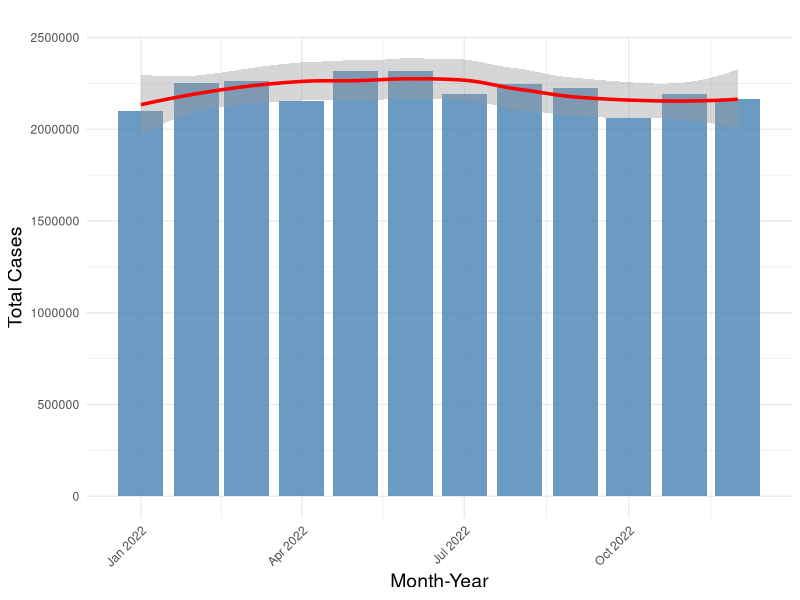
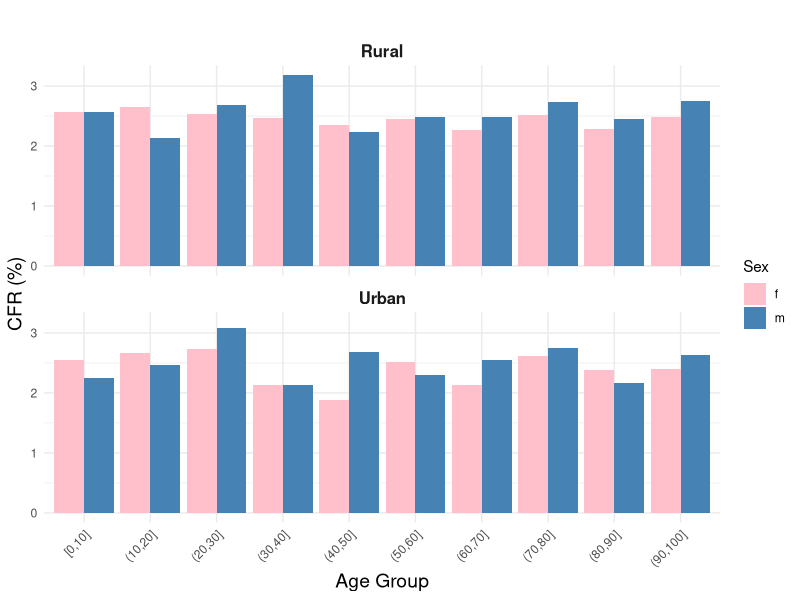
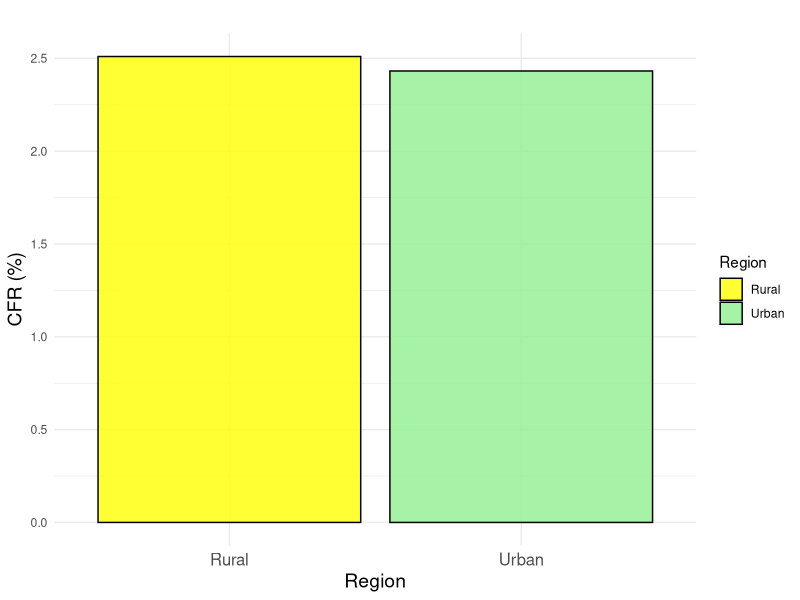
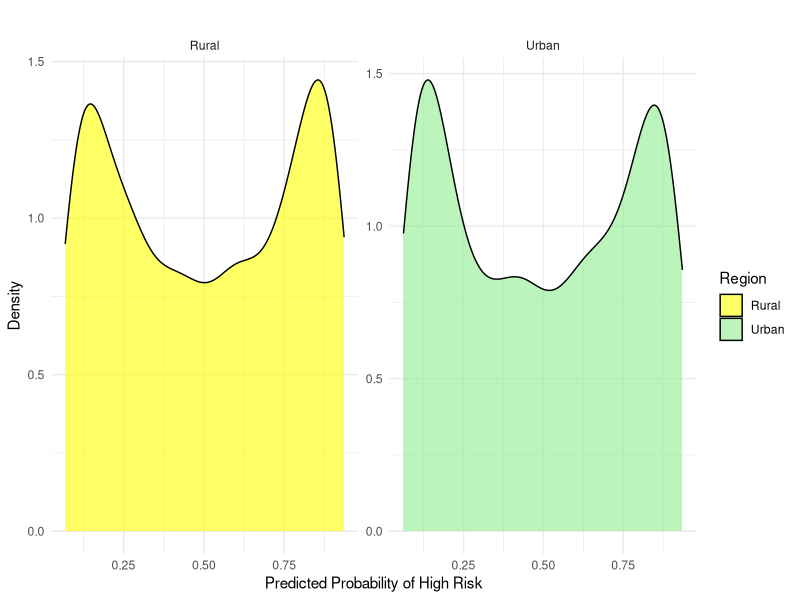
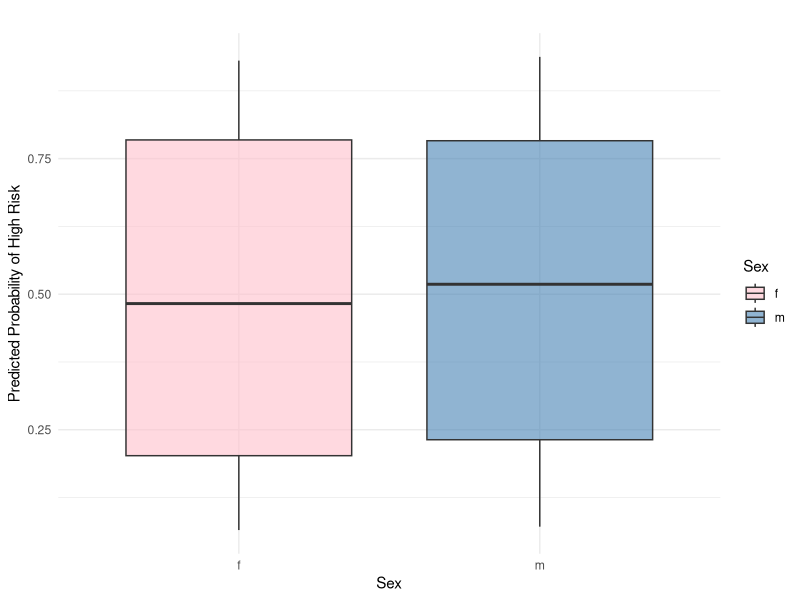
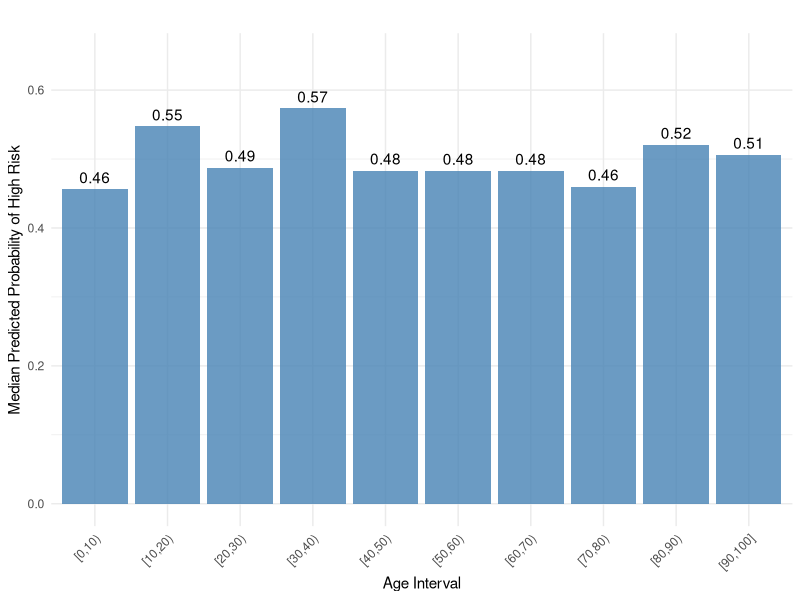
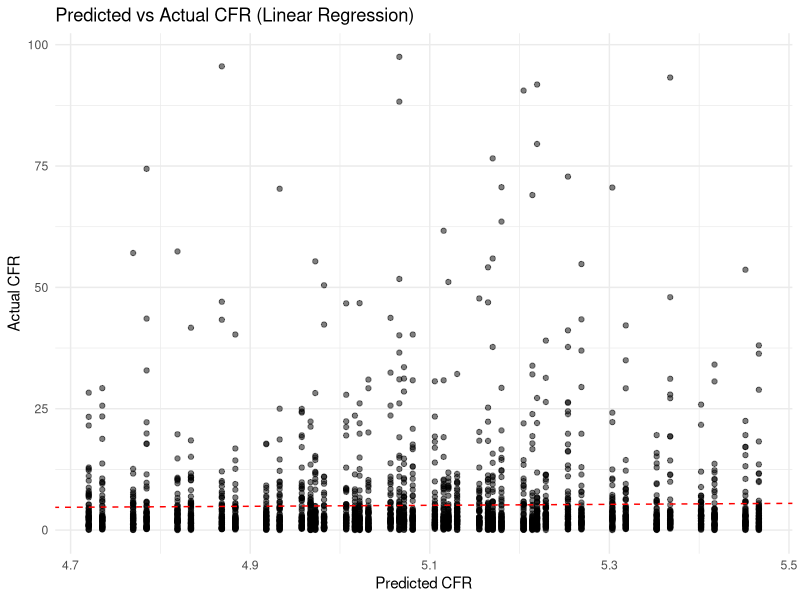
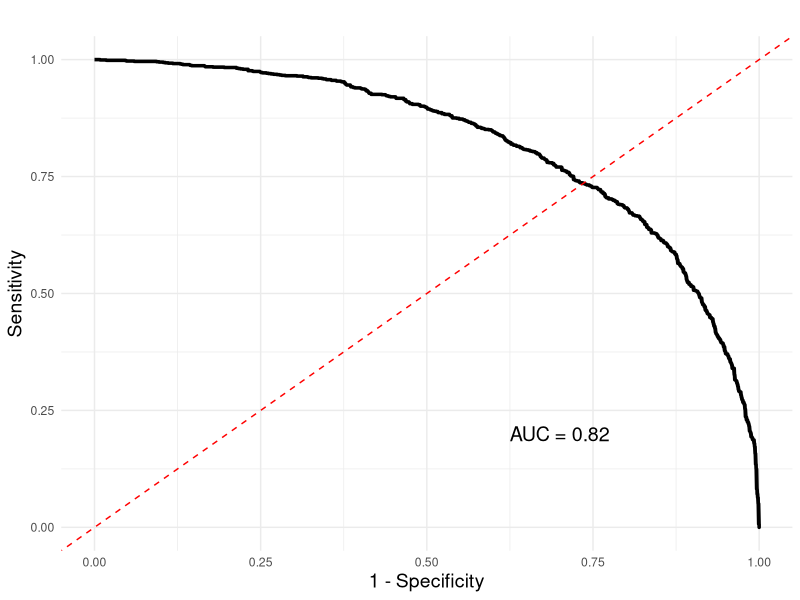

Write R code to recreate these figures, in order.
## ---- chunk 1
#| include: false
#| warning: false
#| message: false

library(tidyverse)
library(ggplot2)
library(dplyr)
library(here)

# Load the dataset
analysis_data <- read.csv(here("data/02-analysis_data/analysis_data.csv"))
## ---- chunk 2
#| label: fig-head_analysis_data
#| fig-cap: First six rows of the dataset after cleaning
#| echo: false
#| warning: false
#| message: false

# Load the necessary library
library(knitr)

# Display the first few rows of analysis_data
head_table <- head(analysis_data)

# Render the table with kable
kable(
  head_table,
  booktabs = TRUE,  # Add better table styling
)
## ---- chunk 3
#| label: fig-summary
#| fig-cap: Summary Statistics of COVID-19 Cases in Canada
#| echo: false
#| warning: false
#| message: false

# Load necessary libraries
library(dplyr)
library(knitr)

# Create the summary statistics table
summary_table <- analysis_data %>%
  filter(Region %in% c("Urban", "Rural"), Sex %in% c("f", "m")) %>%
  group_by(Region, Sex) %>%
  summarise(
    Mean_Age = round(mean(Age, na.rm = TRUE), 2), # Rounded Mean Age
    Total_Cases = sum(Cases, na.rm = TRUE),
    Total_Deaths = sum(Deaths, na.rm = TRUE),
    Average_Cases = round(mean(Cases, na.rm = TRUE), 2), # Rounded Average Cases
    Average_Deaths = round(mean(Deaths, na.rm = TRUE), 2), # Rounded Average Deaths
    CFR = round((Total_Deaths / Total_Cases) * 100, 2) # Rounded CFR (%)
  ) %>%
  ungroup()

# Render the table using kable
summary_table %>%
  kable(
    col.names = c("Region", "Sex", "Mean Age", "Total Cases", "Total Deaths", 
                  "Average Cases", "Average Deaths", "CFR (%)")
  )


## ---- chunk 4
#| echo: false
#| eval: true
#| label: fig-cases_over_time
#| fig-cap: "Number of cases per month in 2022 in Canada"
#| warning: false

# Load necessary libraries
library(dplyr)
library(ggplot2)
library(lubridate)
set.seed(21)

# Ensure Date is a proper Date object
analysis_data <- analysis_data %>%
  mutate(Date = as.Date(Date))

# Aggregate data by month and year
aggregated_data <- analysis_data %>%
  mutate(Month_Year = floor_date(Date, unit = "month")) %>% # Group by month
  group_by(Month_Year) %>%
  summarise(
    Total_Cases = sum(Cases, na.rm = TRUE) # Summing cases for each month
  ) %>%
  ungroup()

# Create the bar graph with trend line
ggplot(aggregated_data, aes(x = Month_Year, y = Total_Cases)) +
  geom_bar(stat = "identity", fill = "steelblue", alpha = 0.8) + # Bar plot
  geom_smooth(method = "loess", se = TRUE, color = "red", size = 1.2) + # Trend line
  labs(
    title = "",
    x = "Month-Year",
    y = "Total Cases"
  ) +
  theme_minimal() +
  theme(
    axis.text.x = element_text(angle = 45, hjust = 1), # Rotate x-axis labels
    axis.title = element_text(size = 14),
    plot.title = element_text(size = 16, face = "bold")
  )

## ---- chunk 5
#| label: fig-cfr
#| fig-cap: Case Fatality Rate (CFR) by Age Group, Region, and Sex
#| echo: false
#| warning: false
#| message: false

# Load necessary libraries
library(ggplot2)
library(dplyr)
set.seed(21)

# Filter data to include only Urban and Rural regions and relevant sexes
filtered_data <- analysis_data %>%
  filter(Region %in% c("Urban", "Rural"), Sex %in% c("f", "m")) %>% # Filter for Urban, Rural, and f/m genders
  mutate(Age_Group = cut(Age, breaks = seq(0, 100, by = 10), include.lowest = TRUE)) # Create age intervals

# Aggregate data by Age_Group, Region, and Sex, and calculate CFR
aggregated_data <- filtered_data %>%
  group_by(Age_Group, Region, Sex) %>%
  summarise(
    Total_Deaths = sum(Deaths, na.rm = TRUE),  # Sum up deaths
    Total_Cases = sum(Cases, na.rm = TRUE),    # Sum up cases
    CFR = (Total_Deaths / Total_Cases) * 100   # Calculate CFR
  ) %>%
  ungroup()

# Create the bar graph for CFR by age group, region, and sex
ggplot(aggregated_data, aes(x = Age_Group, y = CFR, fill = Sex)) +
  geom_bar(stat = "identity", position = "dodge") + # Dodge bars to show sexes side by side
  facet_wrap(~Region, ncol = 1) + # Separate plots for Urban and Rural regions
  labs(
    title = "",
    x = "Age Group",
    y = "CFR (%)",
    fill = "Sex"
  ) +
  scale_fill_manual(
    values = c("m" = "steelblue", "f" = "pink") # Specify colors for "m" and "f"
  ) +
  theme_minimal() +
  theme(
    axis.text.x = element_text(angle = 45, hjust = 1), # Rotate x-axis labels for readability
    axis.title = element_text(size = 14),
    plot.title = element_text(size = 16, face = "bold"),
    strip.text = element_text(size = 12, face = "bold") # Adjust facet labels
  )

## ---- chunk 6
#| echo: false
#| eval: true
#| label: fig-cfr_by_region
#| fig-cap: "Case Fatality Rate (CFR) by Region in 2022 in Canada"
#| warning: false

# Load necessary libraries
library(ggplot2)
library(dplyr)
set.seed(21)

# Filter data for the selected 5 countries and group by region and country
selected_countries <- c("Afghanistan", "Brazil", "Canada", "Denmark", "Egypt")
region_cfr_summary <- analysis_data %>%
  filter(Country %in% selected_countries, Region %in% c("Urban", "Rural")) %>% # Filter for selected countries and regions
  group_by(Country, Region) %>%
  summarise(
    Total_Deaths = sum(Deaths, na.rm = TRUE),  # Summarize total deaths
    Total_Cases = sum(Cases, na.rm = TRUE),    # Summarize total cases
    CFR = (Total_Deaths / Total_Cases) * 100  # Calculate CFR
  ) %>%
  ungroup()

# Create the faceted bar graph for CFR by region
ggplot(region_cfr_summary, aes(x = Region, y = CFR, fill = Region)) +
  geom_bar(stat = "identity", alpha = 0.8, color = "black") + # Bar plot with CFR
  scale_fill_manual(values = c("Urban" = "lightgreen", "Rural" = "yellow")) + # Optional: Region-specific colors
  labs(
    title = "",
    x = "Region",
    y = "CFR (%)",
    fill = "Region"
  ) +
  theme_minimal() +
  theme(
    axis.text.x = element_text(size = 12),
    axis.title = element_text(size = 14),
    strip.text = element_text(size = 14),
    panel.spacing = unit(1, "lines") # Increase spacing between facets
  )

## ---- chunk 7
#| label: fig-model_region
#| fig-cap: Predicted probability of high risk of COVID-19 by region (Urban vs. Rural)
#| echo: false
#| warning: false
#| message: false
#| results: 'hide'

# Load necessary libraries
library(dplyr)
library(ggplot2)
set.seed(21)

# Step 1: Filter for Urban and Rural Regions Only
filtered_data <- analysis_data %>%
  mutate(
    Death_Rate = Deaths / (Cases + 1e-6), # Calculate death rate (avoid division by zero)
    High_Risk = ifelse(Death_Rate > median(Death_Rate, na.rm = TRUE), 1, 0) # Classify high-risk regions
  )

# Step 2: Logistic Regression Model
# Fit a logistic regression model
logistic_model <- glm(
  High_Risk ~ Sex + Region + Age + Cases,
  family = binomial(),
  data = filtered_data
)

# Summary of the model
summary(logistic_model)

# Step 3: Add Predictions to the Dataset
filtered_data <- filtered_data %>%
  mutate(Predicted_Probability = predict(logistic_model, type = "response"))

# Visualization with Density Plots
ggplot(filtered_data, aes(x = Predicted_Probability, fill = Region)) +
  geom_density(alpha = 0.6) + # Density plot for predicted probabilities
  facet_wrap(~Region, scales = "free") + # Separate density plots by region
  labs(
    title = "",
    x = "Predicted Probability of High Risk",
    y = "Density"
  ) +
  scale_fill_manual(
    values = c("Urban" = "lightgreen", "Rural" = "yellow") 
  ) +
  theme_minimal()

## ---- chunk 8
#| label: fig-model_sex
#| fig-cap: Predicted probability of high risk based on sex
#| echo: false
#| warning: false
#| message: false
#| results: 'hide'

# Load necessary libraries
library(dplyr)
library(ggplot2)
set.seed(21)

# Step 1: Filter for only 'f' and 'm', and define High Risk
filtered_data <- analysis_data %>%
  mutate(
    Death_Rate = Deaths / (Cases + 1e-6), # Calculate death rate (avoid division by zero)
    High_Risk = ifelse(Death_Rate > median(Death_Rate, na.rm = TRUE), 1, 0) # Classify high-risk regions
  )

# Step 2: Logistic Regression Model
# Fit a logistic regression model
logistic_model <- glm(
  High_Risk ~ Sex + Sex + Age + Cases,
  family = binomial(),
  data = filtered_data
)

# Summary of the model
summary(logistic_model)

# Step 3: Add Predictions to the Dataset
filtered_data <- filtered_data %>%
  mutate(Predicted_Probability = predict(logistic_model, type = "response"))

# Step 4: Visualize the Results
# Plot predicted probabilities by sex
ggplot(filtered_data, aes(x = Sex, y = Predicted_Probability, fill = Sex)) +
  geom_boxplot(alpha = 0.6) +
  labs(
    title = "",
    x = "Sex",
    y = "Predicted Probability of High Risk"
  ) +
  scale_fill_manual(
    values = c("m" = "steelblue", "f" = "pink") # Specify colors for "m" and "f"
  ) +
  theme_minimal()

## ---- chunk 9
#| label: fig-model_age
#| fig-cap: Predicted probability of high risk based on age intervals
#| echo: false
#| warning: false
#| message: false
#| results: 'hide'

# Load necessary libraries
library(dplyr)
library(ggplot2)
set.seed(21)

# Step 1: Create Age Intervals and Define High Risk
filtered_data <- analysis_data %>%
  mutate(
    Age_Interval = cut(Age, breaks = seq(0, 100, by = 10), right = FALSE, include.lowest = TRUE), # Create age intervals
    Death_Rate = Deaths / (Cases + 1e-6), # Calculate death rate (avoid division by zero)
    High_Risk = ifelse(Death_Rate > median(Death_Rate, na.rm = TRUE), 1, 0) # Classify high-risk regions
  ) %>%
  filter(!is.na(Age_Interval)) # Remove any rows with missing age intervals

# Step 2: Logistic Regression Model
# Fit a logistic regression model
logistic_model <- glm(
  High_Risk ~ Sex + Region + Age_Interval + Cases,
  family = binomial(),
  data = filtered_data
)

# Summary of the model
summary(logistic_model)

# Step 3: Add Predictions to the Dataset
filtered_data <- filtered_data %>%
  mutate(Predicted_Probability = predict(logistic_model, type = "response"))

# Compute Median Predicted Probabilities
median_data <- filtered_data %>%
  group_by(Age_Interval) %>%
  summarise(Median_Probability = median(Predicted_Probability, na.rm = TRUE))

# Visualization with Median Bar Plot (Single Color and No Legend)
ggplot(median_data, aes(x = Age_Interval, y = Median_Probability)) +
  geom_bar(stat = "identity", fill = "steelblue", alpha = 0.8) + # All bars have the same color
  geom_text(aes(label = round(Median_Probability, 2)), vjust = -0.5) + # Add value labels
  labs(
    title = "",
    x = "Age Interval",
    y = "Median Predicted Probability of High Risk"
  ) +
  ylim(0, 0.65) +
  theme_minimal() +
  theme(
    axis.text.x = element_text(angle = 45, hjust = 1), # Rotate x-axis labels for readability
    legend.position = "none" # Remove the legend
  )

## ---- chunk 10
#| label: fig-appendixb
#| fig-cap: Linear Regression Model for dataset
#| echo: false
#| warning: false
#| message: false
#| results: 'hide'

# Load necessary libraries
library(dplyr)
library(ggplot2)
set.seed(21)

# Prepare the data by calculating CFR and filtering for valid rows
filtered_data <- analysis_data %>%
  mutate(CFR = (Deaths / Cases) * 100) %>% # Calculate CFR (%)
  filter(!is.na(CFR)) # Remove rows with missing CFR

# Fit a linear regression model
linear_model <- lm(CFR ~ Age + Sex + Region, data = filtered_data)

# Summary of the linear regression model
summary(linear_model)

# Visualize the model predictions vs actual CFR
filtered_data <- filtered_data %>%
  mutate(Predicted_CFR = predict(linear_model, newdata = filtered_data))

ggplot(filtered_data, aes(x = Predicted_CFR, y = CFR)) +
  geom_point(alpha = 0.5) +
  geom_abline(intercept = 0, slope = 1, color = "red", linetype = "dashed") +
  labs(
    title = "Predicted vs Actual CFR (Linear Regression)",
    x = "Predicted CFR",
    y = "Actual CFR"
  ) +
  theme_minimal()

## ---- chunk 11
#| label: fig-appendix_roc
#| fig-cap: ROC Curve and AUC Value for Logistic Regression Model
#| echo: false
#| warning: false
#| message: false

# Load necessary libraries
library(pROC)
library(ggplot2)
set.seed(21)

analysis_data <- read.csv(here("data/02-analysis_data/modeling_data.csv"))

# Ensure High_Risk is binary (convert if necessary)
analysis_data <- analysis_data %>%
  mutate(High_Risk = as.numeric(as.character(High_Risk)))

# Generate the ROC curve
roc_curve <- roc(
  response = analysis_data$High_Risk,  # True labels
  predictor = analysis_data$Predicted_Probability  # Predicted probabilities
)

# Calculate AUC
auc_value <- auc(roc_curve)

# Plot the ROC curve
roc_plot <- ggplot() +
  geom_line(data = data.frame(
    specificity = rev(roc_curve$specificities),
    sensitivity = rev(roc_curve$sensitivities)
  ), aes(x = specificity, y = sensitivity), color = "blue", size = 1) +
  labs(
    title = "ROC Curve",
    x = "Specificity",
    y = "Sensitivity"
  ) +
  theme_minimal()

# Display the AUC value
cat("AUC:", auc_value, "\n")

# Generate the ROC curve
roc_curve <- roc(analysis_data$High_Risk, analysis_data$Predicted_Probability)
auc_value <- auc(roc_curve)

# Plot the ROC curve
roc_plot <- ggplot() +
  geom_line(
    data = data.frame(
      specificity = rev(roc_curve$specificities),
      sensitivity = rev(roc_curve$sensitivities)
    ),
    aes(x = specificity, y = sensitivity),
    color = "black", size = 1.2
  ) +
  geom_abline(linetype = "dashed", color = "red") + # Add the diagonal line
  labs(
    title = "",
    x = "1 - Specificity",
    y = "Sensitivity"
  ) +
  annotate("text", x = 0.7, y = 0.2, label = paste0("AUC = ", round(auc_value, 3)), size = 5, color = "black") +
  theme_minimal() +
  theme(
    axis.title = element_text(size = 14),
    plot.title = element_text(size = 16, face = "bold")
  )

# Print the plot in your script to display in the rendered document
roc_plot

## ---- chunk 12
#| label: fig-appendix_confusion
#| fig-cap: Confusion Matrix for Logistic Regression Model
#| echo: false
#| warning: false
#| message: false

# Load necessary library
library(caret)
set.seed(21)

# Step 1: Create Predicted Classes
# Add a column with predicted classes based on a 0.5 threshold
analysis_data <- analysis_data %>%
  mutate(
    Predicted_Class = ifelse(Predicted_Probability >= 0.5, 1, 0) # Classify as High Risk (1) if probability >= 0.5
  )

# Step 2: Generate Confusion Matrix
# Convert classes to factors for compatibility
actual_classes <- factor(analysis_data$High_Risk, levels = c(0, 1))
predicted_classes <- factor(analysis_data$Predicted_Class, levels = c(0, 1))

# Create confusion matrix
conf_matrix <- confusionMatrix(predicted_classes, actual_classes)

# Step 3: Print Confusion Matrix
print(conf_matrix)

## ---- chunk 13
#| label: fig-odds_ratio
#| fig-cap: Odds Ratio table with Confidence Intervals
#| echo: false
#| warning: false
#| message: false

# Load necessary libraries
library(broom)
library(knitr)
library(dplyr)
set.seed(21)

# Step 1: Compute Odds Ratios and Confidence Intervals
# Use `tidy()` to extract model coefficients and calculate odds ratios
odds_ratios <- tidy(logistic_model, conf.int = TRUE, exponentiate = TRUE)

# Step 2: Format the Table for Better Display
# Rename columns for better readability
odds_ratios <- odds_ratios %>%
  rename(
    Predictor = term,
    Odds_Ratio = estimate,
    Lower_95CI = conf.low,
    Upper_95CI = conf.high
  )

# Step 3: Display the Table using kable
kable(
  odds_ratios,
  col.names = c("Predictor", "Odds Ratio", "Standard Error", "Statistic", "P Value", "Lower 95% CI", "Upper G5% CI"), 
  booktabs = TRUE,
  digits = 3
)
